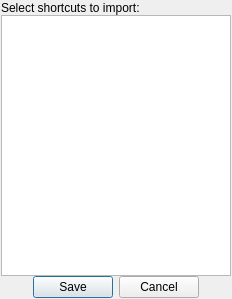
<?xml version="1.0" encoding="UTF-8"?>
<ui version="4.0">
 <class>ShortcutImport</class>
 <widget class="QDialog" name="ShortcutImport">
  <property name="geometry">
   <rect>
    <x>0</x>
    <y>0</y>
    <width>232</width>
    <height>299</height>
   </rect>
  </property>
  <property name="windowTitle">
   <string>Import shortcuts</string>
  </property>
  <property name="windowIcon">
   <iconset resource="resources.qrc">
    <normaloff>:/icons/images/swine32.png</normaloff>:/icons/images/swine32.png</iconset>
  </property>
  <layout class="QVBoxLayout" name="verticalLayout">
   <property name="margin">
    <number>1</number>
   </property>
   <item>
    <layout class="QVBoxLayout" name="verticalLayout_2">
     <property name="spacing">
      <number>0</number>
     </property>
     <property name="margin">
      <number>0</number>
     </property>
     <item>
      <widget class="QLabel" name="label">
       <property name="text">
        <string>Select shortcuts to import:</string>
       </property>
       <property name="margin">
        <number>3</number>
       </property>
      </widget>
     </item>
     <item>
      <widget class="QListWidget" name="shortcutList">
       <property name="sizePolicy">
        <sizepolicy hsizetype="Expanding" vsizetype="Expanding">
         <horstretch>0</horstretch>
         <verstretch>0</verstretch>
        </sizepolicy>
       </property>
       <property name="mouseTracking">
        <bool>false</bool>
       </property>
       <property name="contextMenuPolicy">
        <enum>Qt::CustomContextMenu</enum>
       </property>
       <property name="acceptDrops">
        <bool>false</bool>
       </property>
       <property name="editTriggers">
        <set>QAbstractItemView::SelectedClicked</set>
       </property>
       <property name="showDropIndicator" stdset="0">
        <bool>false</bool>
       </property>
       <property name="selectionMode">
        <enum>QAbstractItemView::MultiSelection</enum>
       </property>
       <property name="iconSize">
        <size>
         <width>32</width>
         <height>32</height>
        </size>
       </property>
       <property name="flow">
        <enum>QListView::LeftToRight</enum>
       </property>
       <property name="isWrapping" stdset="0">
        <bool>true</bool>
       </property>
       <property name="spacing">
        <number>3</number>
       </property>
       <property name="viewMode">
        <enum>QListView::ListMode</enum>
       </property>
       <property name="uniformItemSizes">
        <bool>false</bool>
       </property>
       <property name="wordWrap">
        <bool>true</bool>
       </property>
       <property name="dragAutoScroll" stdset="0">
        <bool>false</bool>
       </property>
       <property name="itemsMovable" stdset="0">
        <bool>false</bool>
       </property>
      </widget>
     </item>
     <item>
      <widget class="QDialogButtonBox" name="buttonBox">
       <property name="standardButtons">
        <set>QDialogButtonBox::Cancel|QDialogButtonBox::Save</set>
       </property>
       <property name="centerButtons">
        <bool>true</bool>
       </property>
      </widget>
     </item>
    </layout>
   </item>
  </layout>
 </widget>
 <layoutdefault spacing="2" margin="1"/>
 <resources>
  <include location="resources.qrc"/>
 </resources>
 <connections>
  <connection>
   <sender>buttonBox</sender>
   <signal>accepted()</signal>
   <receiver>ShortcutImport</receiver>
   <slot>importShortcuts()</slot>
   <hints>
    <hint type="sourcelabel">
     <x>274</x>
     <y>386</y>
    </hint>
    <hint type="destinationlabel">
     <x>274</x>
     <y>199</y>
    </hint>
   </hints>
  </connection>
  <connection>
   <sender>buttonBox</sender>
   <signal>rejected()</signal>
   <receiver>ShortcutImport</receiver>
   <slot>close()</slot>
   <hints>
    <hint type="sourcelabel">
     <x>274</x>
     <y>386</y>
    </hint>
    <hint type="destinationlabel">
     <x>274</x>
     <y>199</y>
    </hint>
   </hints>
  </connection>
 </connections>
 <slots>
  <slot>importShortcuts()</slot>
 </slots>
</ui>
